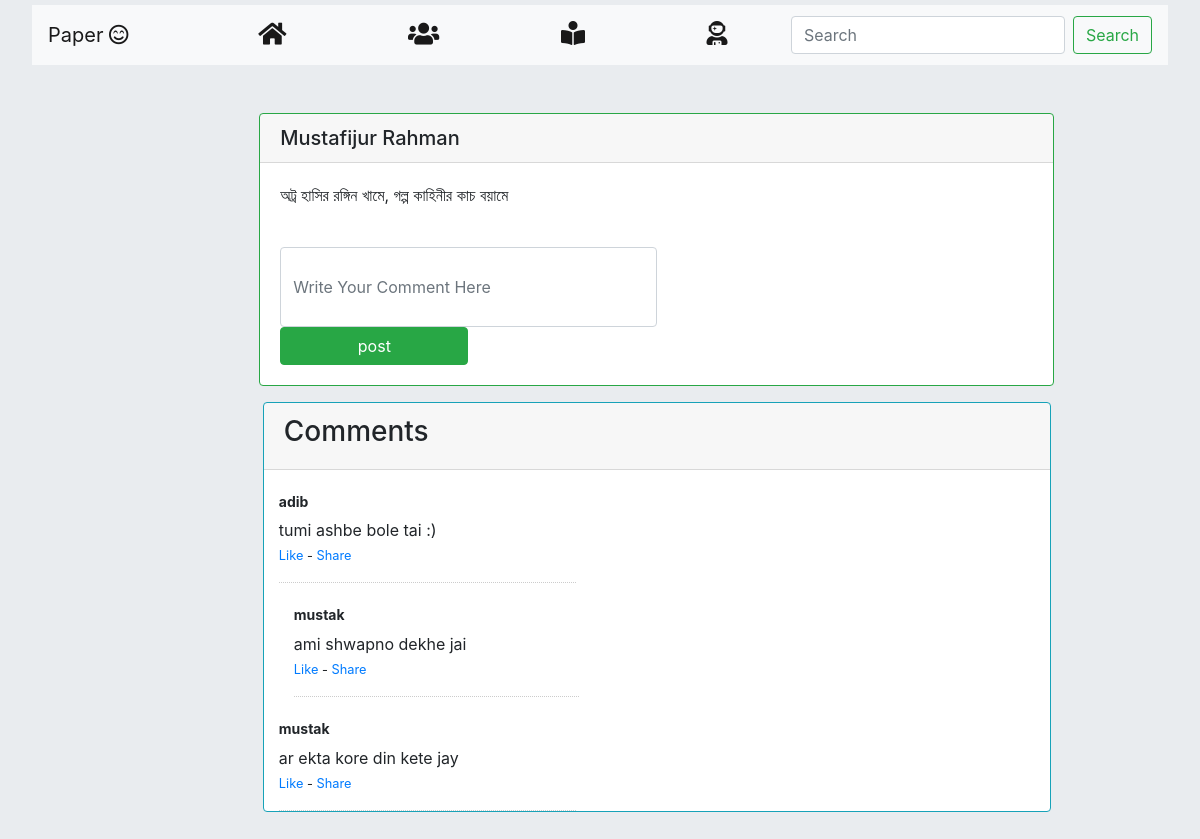
The page /home/posts/blaa/15/ (signed in) on the database its author committed.
### first_app/models.py (models this page shows, shortened)
class Post(models.Model):
    post = models.CharField(max_length=500)
    user = models.ForeignKey(User,on_delete=models.CASCADE)
    created = models.DateTimeField(auto_now_add=True)
    updated = models.DateTimeField(auto_now=True)

class Comment(models.Model):
    post = models.ForeignKey(Post, on_delete=models.CASCADE, related_name='comments')
    author = models.CharField(max_length=200)
    text = models.TextField()
    created_date = models.DateTimeField(auto_now_add=True)
    approved_comment = models.BooleanField(default=False)

### first_app/views.py (the view)
# urls.py: url(r'^posts/(?P<post>.+)/(?P<pk>\d+)/$', views.posts, name='posts'),
@login_required
def posts(request,post, pk):
    post=Post.objects.get(pk=pk)
    if request.method == "POST":
        form = CommentForm(request.POST)
        if form.is_valid():
            comment = form.save(commit=False)
            comment.post = post
            comment.save()
            return redirect('first_app:feed')
    else:
        form = CommentForm()
    return render(request,'first_app/posts.html',{'form': form,'post':post})

### first_app/forms.py
class CommentForm(forms.ModelForm):
    class Meta:
        model = Comment
        fields = ('author', 'text',)

### templates/first_app/posts.html (shortened to what this page needs)
<!DOCTYPE html>
<html lang="en" dir="ltr">
    <head>
        <link rel="stylesheet" href="https://stackpath.bootstrapcdn.com/bootstrap/4.2.1/css/bootstrap.min.css">
        <link rel='stylesheet' href='https://use.fontawesome.com/releases/v5.5.0/css/all.css'>
    </head>
    <body class="jumbotron" style="padding-top:5px;">
        <nav class="navbar navbar-expand-lg navbar-light bg-light">
          <a class="navbar-brand" href="#">Paper <i style='font-size:20px' class='far'>&#xf5b8;</i></a>
          <div class="collapse navbar-collapse" id="navbarSupportedContent">
            <ul class="navbar-nav mr-auto">
                <li class="nav-item active" style="margin-left:50%;">
                <a class="nav-link" href="{% url 'link:home' %}"><i style='font-size:25px' class="fas">&#xf015;</i></a>
              </li>
              <li class="nav-item active" style="margin-left:50%;">
                <a class="nav-link" href="{% url 'link:first_app' %}"><i style='font-size:25px' class="fas">&#xf0c0;</i></a>
              </li>
              <li class="nav-item active" style="margin-left:50%;">
                <a class="nav-link" href="{% url 'link:feed' %}"><i style='font-size:24px' class='fas'>&#xf5da;</i></a>
              </li>
              <li class="nav-item active" style="margin-left:50%;">
                  <a class="nav-link" href="{% url 'link:profile' %}"><i style='font-size:24px' class='fas'>&#xf4fb;</i></a>
              </li>
              <li class="nav-item active" style="margin-left:50%;">
                  <a class="nav-link" href="#"><i style='font-size:24px' class='fas'>&#xf086;</i></a>
              </li>
            </ul>
            <form class="form-inline my-2 my-lg-0">
              <input class="form-control mr-sm-2" type="search" placeholder="Search" aria-label="Search">
              <button class="btn btn-outline-success my-2 my-sm-0" type="submit">Search</button>
            </form>
          </div>
        </nav>
<div class="card border-success mb-3" style="margin-left:20%;margin-right:10%">
  <h5 class="card-header">
    {{post.user.first_name}} {{post.user.last_name}}</h5>
        <div class="card-body">
            <p class="card-text">{{ post.post }}</p></br>
            <form method="POST" class="post-form" style="#"> {% csrf_token %}
                <input type="text" class="form-control" name=text placeholder="Write Your Comment Here" style="height:80px;width:50%" >
                <button type="submit" class="btn btn-success" style="width:25%">post</button>
            </form>
        </div>
</div>
<div class="row" style="margin-left:19%;margin-right:9%">
    <div class="col-sm">
    <div class="card border-info mb-3" >
      <div class="card-header">
        <h3>Comments</h3>
      </div>
          <div class="container">
                      <div class="row">
                          {% for comment in post.comments.all %}
                          <div class="col-md-5">
                             <div class="comments-list">
                                 <div class="media">
                                      <div class="media-body">
                                        <h4 class="media-heading user_name">{{comment.author}}</h4>
                                        {{comment.text}}
                                        <p><small><a href="">Like</a> - <a href="">Share</a></small></p>
                                      </div>
                                    </div>
</div>
</div>
</div>
            {% empty %}
            <p>No comments here yet :(</p>
      </div>
    </div>
<div>
{% endfor %}
</div>
</body>
</html>

### templates/first_app/posts.html (style rules this page uses)
.user_name { font-size:14px; font-weight: bold; }
.comments-list .media { border-bottom: 1px dotted #ccc; }

### rows shown on the page
Post: user.first_name "Mustafijur", user.last_name "Rahman", post "অট্র হাসির রঙ্গিন খামে, গল্প কাহিনীর কাচ বয়ামে"
Comment: author "adib", text "tumi ashbe bole tai :)"
Comment: author "mustak", text "ami shwapno dekhe jai"
Comment: author "mustak", text "ar ekta kore din kete jay"
